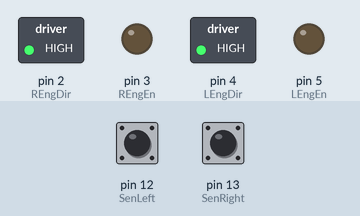
This sketch was run on a simulated Arduino Uno, built with avr-gcc and run on an emulated ATmega328P. Shown: switched loads named in the sketch (green lamp = pin HIGH), output pins drawn as LEDs (lit = HIGH). The inputs (shaded band) are chosen by the test bench; at power-on: pin 12 (SenLeft) LOW, pin 13 (SenRight) LOW.

Above: at 1.2 s.
1.3 s: pin 12 (SenLeft) pulled HIGH for 0.15 s
At 1.37 s:
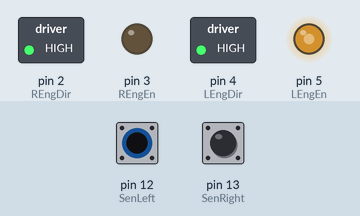
2.9 s: pin 13 (SenRight) pulled HIGH for 0.15 s
At 2.97 s:
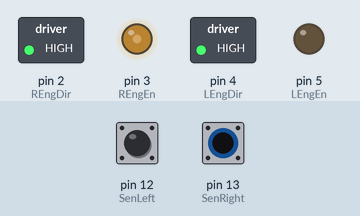
4.5 s: pin 13 (SenRight) pulled HIGH for 3.2 s
At 8.6 s:
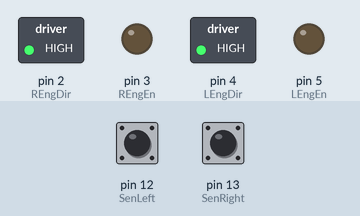
9.2 s: pin 12 (SenLeft) pulled HIGH for 1 s
At 9.7 s:
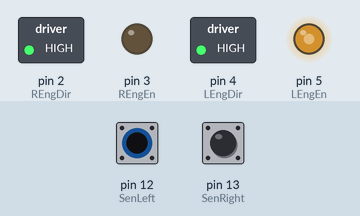
11.7 s: pin 12 (SenLeft) pulled HIGH for 3.2 s
At 15.2 s:
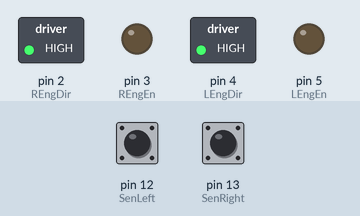
16.4 s: pin 12 (SenLeft) driven HIGH and pin 13 (SenRight) driven HIGH
At 17.6 s:
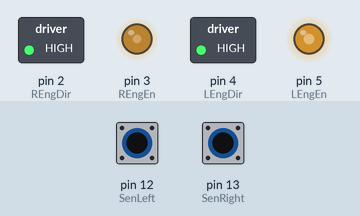
Timing chart, 0 to 18.9 s (numbered marks = the images above; inputs shaded):
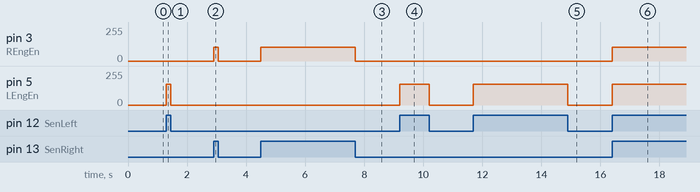

The sketch:

LineDwheels.ino
```cpp
const int REngEn = 3;
const int REngDir = 2;
const int LEngEn = 5;
const int LEngDir = 4;
const int SenRight = 13;
const int SenLeft = 12;
const int velR = 103;
const int velL = 155;
int SenRV;
int SenLV;

void setup(){
  pinMode(REngEn, OUTPUT);
  pinMode(REngDir, OUTPUT);
  pinMode(SenRight, INPUT);
  digitalWrite(REngDir, HIGH);

  pinMode(LEngEn, OUTPUT);
  pinMode(LEngDir, OUTPUT);
  pinMode(SenLeft, INPUT);
  digitalWrite(LEngDir, HIGH);
}

void loop(){
  SenRV = digitalRead(SenRight);
  SenLV = digitalRead(SenLeft);
  if(SenRV == HIGH){
    if(SenLV == HIGH){
      analogWrite(REngEn, velR);
      analogWrite(LEngEn, velL);
      }
    else{
      analogWrite(REngEn, velR);
      analogWrite(LEngEn, 0);
      }
  }
    else{
    if(SenLV == HIGH){
      analogWrite(REngEn, 0);
      analogWrite(LEngEn, velL);
      }
    else{
      analogWrite(REngEn, 0);
      analogWrite(LEngEn, 0);
      }
    }
  //analogWrite(REngEn, 200);
  //analogWrite(LEngEn, 200);
}
```

Measured:
- after the input at 1.3 s, pin 5 (LEngEn): 0/255 → 155/255 at once, → 0/255 0.15 s later
- after the input at 2.9 s, pin 3 (REngEn): 0/255 → 103/255 at once, → 0/255 0.15 s later
- after the input at 4.5 s, pin 3 (REngEn): 0/255 → 103/255 at once, → 0/255 3.2 s later
- after the input at 9.2 s, pin 5 (LEngEn): 0/255 → 155/255 at once, → 0/255 1.0 s later
- after the input at 11.7 s, pin 5 (LEngEn): 0/255 → 155/255 at once, → 0/255 3.2 s later
- after the input at 16.4 s, pin 3 (REngEn): 0/255 → 103/255 at once; pin 5 (LEngEn): 0/255 → 155/255 at once
